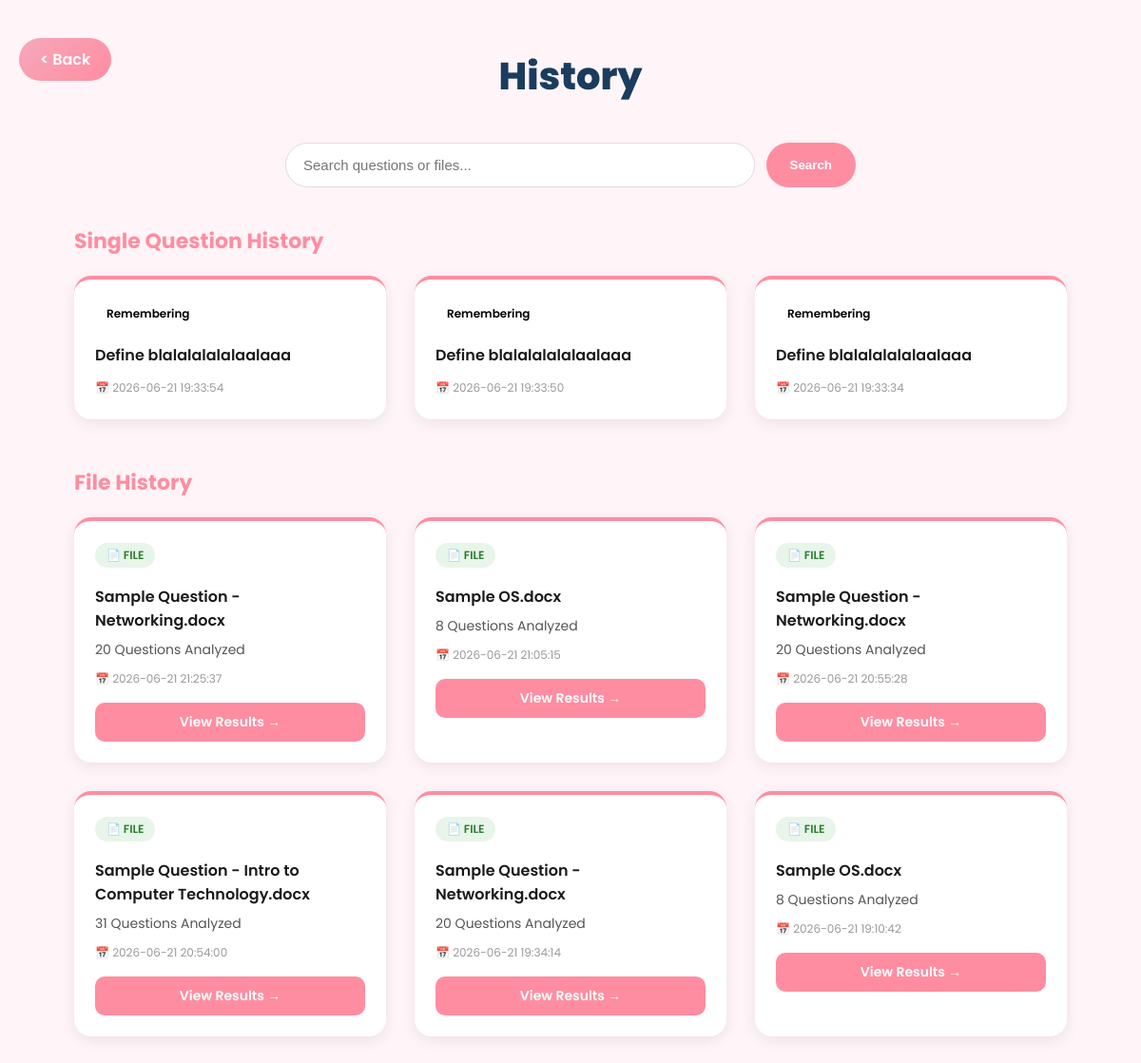
The app's page /history (signed in) with its own data.
### tables this page shows
CREATE TABLE questions (
    id INTEGER PRIMARY KEY AUTOINCREMENT,
    lecturer_id INTEGER NOT NULL,
    bloom_level_id INTEGER NOT NULL,
    question_text TEXT NOT NULL,
    created_at TIMESTAMP DEFAULT CURRENT_TIMESTAMP,
    
    -- Foreign Key Constraints
    FOREIGN KEY (lecturer_id) REFERENCES users (id) ON DELETE CASCADE,
    FOREIGN KEY (bloom_level_id) REFERENCES blooms_levels (level_id)
);

CREATE TABLE blooms_levels (
    level_id INTEGER PRIMARY KEY,
    level_name TEXT UNIQUE NOT NULL
);

CREATE TABLE uploaded_files (
    id INTEGER PRIMARY KEY AUTOINCREMENT,
    lecturer_id INTEGER NOT NULL,
    filename TEXT NOT NULL,
    uploaded_at TIMESTAMP DEFAULT CURRENT_TIMESTAMP,

    FOREIGN KEY (lecturer_id)
    REFERENCES users(id)
);

### routes/question_routes.py (the view)
@app.route("/history")
def view_history():
    if "user_id" not in session:
        return redirect("/login")
    search = request.args.get("search", "")
    search_pattern = "%" + search + "%"
    conn = get_db_connection()
    single_questions = conn.execute(
        """
        SELECT q.question_text, q.created_at, b.level_name
        FROM questions q
        JOIN blooms_levels b
        ON q.bloom_level_id = b.level_id
        WHERE q.lecturer_id = ?
        AND q.question_text LIKE ?
        ORDER BY q.created_at DESC
        """,
        (session["user_id"], search_pattern)
    ).fetchall()
    uploaded_files = conn.execute(
        """
        SELECT
            uf.id,
            uf.filename,
            uf.uploaded_at,
            COUNT(fq.id) AS question_count
        FROM uploaded_files uf
        LEFT JOIN file_questions fq
        ON uf.id = fq.file_id
        WHERE uf.lecturer_id = ?
        AND uf.filename LIKE ?
        GROUP BY uf.id
        ORDER BY uf.uploaded_at DESC
        """,
        (session["user_id"], search_pattern)
    ).fetchall()
    conn.close()
    return render_template(
        "history.html",
        single_questions=single_questions,
        uploaded_files=uploaded_files,
        search=search
    )

### Database/db.py (called while the page is built)
def get_db_connection():
    conn = sqlite3.connect(DATABASE)
    conn.row_factory = sqlite3.Row
    return conn

### templates/history.html (shortened to what this page needs)
<!DOCTYPE html>
<html>
<head>
    <link rel="stylesheet" href="{{ url_for('static', filename='history.css') }}">
</head>
<body>
<div class="page-header">
    <a href="{{ url_for('index2') }}" class="back-btn"> < Back </a>
</div>
<div class="history-container">
    <div class="page-header">
        <h1>History</h1>
    </div>
    <form action="/history" method="GET" class="search-form">
       <input
        type="text"
        name="search"
        placeholder="Search questions or files..."
        value="{{ search }}"
    >
      <button type="submit">Search</button>
    </form>
    <h2 class="single-history-title">Single Question History</h2>
<div class="history-grid">
    {% if single_questions %}
        {% for item in single_questions %}
        <div class="history-card">
            <div class="badge">
                {{ item.level_name }}
            </div>
            <h3>{{ item.question_text }}</h3>
            <small>📅 {{ item.created_at }}</small>
        </div>
        {% endfor %}
    {% else %}
        <p class="empty-msg">You have not analyzed any single questions yet.</p>
    {% endif %}
</div>
<h2 class="file-history-title">File History</h2>
<div class="history-grid">
    {% if uploaded_files %}
        {% for file in uploaded_files %}
        <div class="history-card file">
            <div class="badge file-badge">📄 FILE</div>
            <h3>{{ file.filename }}</h3>
            <p class="question-count">
                {{ file.question_count }} Questions Analyzed
            </p>
            <small>📅 {{ file.uploaded_at }}</small>
            <a href="/dashboard/{{ file.id }}">
                <button class="view-btn">View Results →</button>
            </a>
        </div>
        {% endfor %}
    {% else %}
        <p class="empty-msg">You have not uploaded any files yet.</p>
    {% endif %}
</div>
</div>
</body>
</html>

### static/history.css (style rules this page uses)
* { box-sizing: border-box; margin: 0; padding: 0; }
body { font-family: 'Poppins', sans-serif; background-color: #fdf0e8; background: #fff4f7; min-height: 100vh; padding: 40px 20px; background-size: 100% auto; background-repeat: no-repeat; background-position: top center; min-height: 100vh; }
.history-container { width: 90%; max-width: 1200px; margin: 0 auto; }
.page-header { text-align: center; margin-bottom: 40px; }
.page-header h1 { font-size: 40px; font-weight: 800; color: #1a3c5e; margin-top: -30px; }
.single-history-title { font-size: 22px; font-weight: 700; color: #ff8da1; margin: 10px 0 20px; }
.file-history-title { font-size: 22px; font-weight: 700; color: #ff8da1; margin: 40px 0 20px; }
.history-grid { display: grid; grid-template-columns: repeat(auto-fill, minmax(280px, 1fr)); gap: 30px; margin-bottom: 50px; }
.history-card { background: white; border-radius: 18px; padding: 22px; box-shadow: 0 4px 15px rgba(0,0,0,0.08); transition: transform 0.2s ease, box-shadow 0.2s ease; border-top: 4px solid #ff8da1; }
.history-card h3 { font-size: 16px; font-weight: 600; color: #1a1a1a; margin: 10px 0 8px; }
.history-card small { color: #999; font-size: 12px; }
.badge { display: inline-block; padding: 4px 12px; border-radius: 20px; font-size: 12px; font-weight: 600; margin-bottom: 8px; }
.file-badge { background: #e8f5e9; color: #2e7d32; }
.question-count { color: #555; font-size: 14px; margin: 6px 0; }
.view-btn { margin-top: 14px; width: 100%; padding: 10px; background: #ff8da1; color: white; border: none; border-radius: 10px; font-size: 14px; font-weight: 600; cursor: pointer; font-family: 'Poppins', sans-serif; transition: background 0.2s ease; }
.page-header { position: relative; text-align: center; margin-bottom: 40px; }
.back-btn { position: absolute; left: 0; top: 0; background: linear-gradient(135deg,#f7a7bb,#ff8da1); color: white; text-decoration: none; padding: 10px 22px; border-radius: 25px; font-weight: 600; transition: .3s; }
.search-form { display: flex; justify-content: center; gap: 12px; margin: 25px auto 40px; max-width: 600px; }
.search-form input { flex: 1; padding: 14px 18px; border-radius: 25px; border: 1px solid #ddd; font-size: 15px; outline: none; }
.search-form button { width: auto; padding: 14px 25px; border-radius: 25px; border: none; background: #ff8da1; color: white; font-weight: 600; cursor: pointer; }

### records on screen
questions: level_name "Remembering", question_text "Define blalalalalalaalaaa", created_at "2026-06-21 19:33:54"
questions: level_name "Remembering", question_text "Define blalalalalalaalaaa", created_at "2026-06-21 19:33:50"
questions: level_name "Remembering", question_text "Define blalalalalalaalaaa", created_at "2026-06-21 19:33:34"
uploaded_files: filename "Sample Question - Networking.docx", question_count "20", uploaded_at "2026-06-21 21:25:37"
uploaded_files: filename "Sample OS.docx", question_count "8", uploaded_at "2026-06-21 21:05:15"
uploaded_files: filename "Sample Question - Networking.docx", question_count "20", uploaded_at "2026-06-21 20:55:28"
uploaded_files: filename "Sample Question - Intro to Computer Technology.docx", question_count "31", uploaded_at "2026-06-21 20:54:00"
uploaded_files: filename "Sample Question - Networking.docx", question_count "20", uploaded_at "2026-06-21 19:34:14"
uploaded_files: filename "Sample OS.docx", question_count "8", uploaded_at "2026-06-21 19:10:42"
